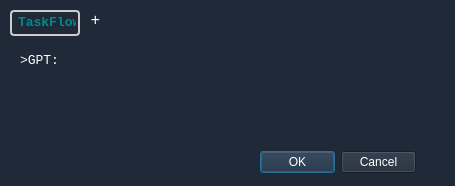
<?xml version="1.0" encoding="UTF-8"?>
<ui version="4.0">
 <class>Dialog</class>
 <widget class="QDialog" name="Dialog">
  <property name="geometry">
   <rect>
    <x>0</x>
    <y>0</y>
    <width>455</width>
    <height>186</height>
   </rect>
  </property>
  <property name="maximumSize">
   <size>
    <width>455</width>
    <height>186</height>
   </size>
  </property>
  <property name="font">
   <font>
    <family>Consolas</family>
    <pointsize>10</pointsize>
    <italic>false</italic>
    <bold>false</bold>
   </font>
  </property>
  <property name="windowTitle">
   <string>TaskFlow+GPT</string>
  </property>
  <property name="windowIcon">
   <iconset resource="../Icons.qrc">
    <normaloff>:/Icons/Images/TaskFlowApp.png</normaloff>:/Icons/Images/TaskFlowApp.png</iconset>
  </property>
  <property name="styleSheet">
   <string notr="true">*{
background-color: rgb(31, 41, 55);color: white;font: 10pt &quot;Consolas&quot;;
}
</string>
  </property>
  <widget class="QLabel" name="label">
   <property name="geometry">
    <rect>
     <x>10</x>
     <y>10</y>
     <width>70</width>
     <height>26</height>
    </rect>
   </property>
   <property name="styleSheet">
    <string notr="true">color: darkcyan;border: 2px solid #ccc;border-radius:4px;padding:2px;</string>
   </property>
   <property name="text">
    <string>&lt;html&gt;&lt;head/&gt;&lt;body&gt;&lt;p align=&quot;center&quot;&gt;&lt;span style=&quot; font-size:10pt; font-weight:700;&quot;&gt;TaskFlow&lt;/span&gt;&lt;/p&gt;&lt;/body&gt;&lt;/html&gt;</string>
   </property>
  </widget>
  <widget class="QLabel" name="label_2">
   <property name="geometry">
    <rect>
     <x>90</x>
     <y>10</y>
     <width>11</width>
     <height>22</height>
    </rect>
   </property>
   <property name="text">
    <string>&lt;html&gt;&lt;head/&gt;&lt;body&gt;&lt;p align=&quot;center&quot;&gt;&lt;span style=&quot; font-size:12pt;&quot;&gt;+&lt;/span&gt;&lt;/p&gt;&lt;/body&gt;&lt;/html&gt;</string>
   </property>
  </widget>
  <widget class="QLabel" name="label_3">
   <property name="geometry">
    <rect>
     <x>110</x>
     <y>10</y>
     <width>41</width>
     <height>31</height>
    </rect>
   </property>
   <property name="styleSheet">
    <string notr="true">border-image: url(:/Icons/Images/GPT.png);</string>
   </property>
   <property name="text">
    <string/>
   </property>
  </widget>
  <widget class="QLabel" name="label_gpt">
   <property name="geometry">
    <rect>
     <x>20</x>
     <y>50</y>
     <width>411</width>
     <height>21</height>
    </rect>
   </property>
   <property name="styleSheet">
    <string notr="true"/>
   </property>
   <property name="text">
    <string>&gt;GPT: </string>
   </property>
  </widget>
  <widget class="QTextEdit" name="textEdit">
   <property name="geometry">
    <rect>
     <x>20</x>
     <y>80</y>
     <width>411</width>
     <height>61</height>
    </rect>
   </property>
   <property name="styleSheet">
    <string notr="true">border:none;</string>
   </property>
  </widget>
  <widget class="QDialogButtonBox" name="buttonBox">
   <property name="geometry">
    <rect>
     <x>260</x>
     <y>150</y>
     <width>156</width>
     <height>24</height>
    </rect>
   </property>
   <property name="standardButtons">
    <set>QDialogButtonBox::Cancel|QDialogButtonBox::Ok</set>
   </property>
  </widget>
 </widget>
 <resources>
  <include location="../Icons.qrc"/>
 </resources>
 <connections/>
</ui>
